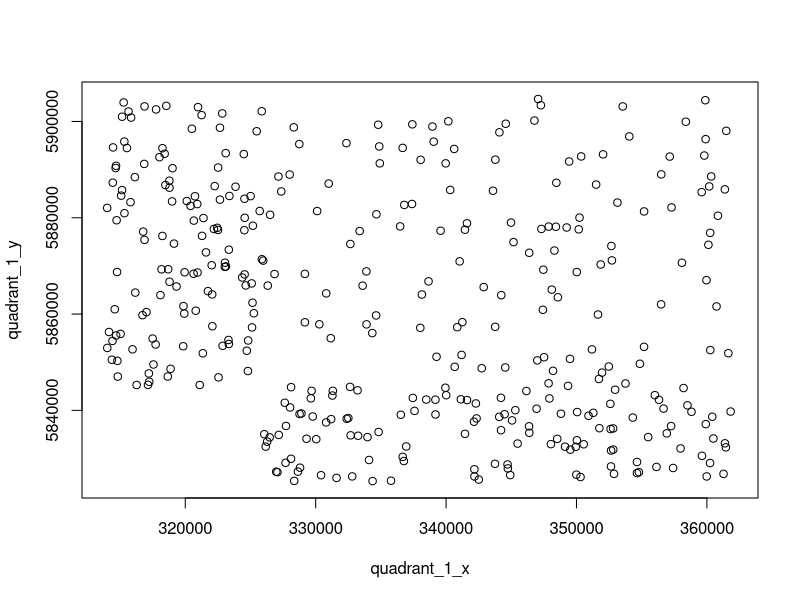

Write R code to recreate this figure. (Note: this script raises an error after producing the figure.)
# Create new sites so we can run monitoring regime with only 5 years and 500 sites 
x_0 <- 314000 # x_min of coords 
x_1 <- 326000 # x_med of coords
x_2 <- 362000 # x_max of coords

y_0 <- 5825000 # y_min of coords
y_1 <- 5845000 # y_med of coords
y_2 <- 5905000 # y_max of coords

# Generate 375 points in the 3 quadrants surrounding the original sites (to arrive a total of 500 sites)
quadrant_1_x <- sample(x_1:x_2,125)
quadrant_1_y <- sample(y_0:y_1,125)
quadrant_2_x <- sample(x_1:x_2,125)
quadrant_2_y <- sample(y_1:y_2,125)
quadrant_3_x <- sample(x_0:x_1,125)
quadrant_3_y <- sample(y_1:y_2,125)

plot(quadrant_1_x,quadrant_1_y, xlim=c(314000,362000), ylim=c(5825000,5905000))
points(quadrant_2_x,quadrant_2_y)
points(quadrant_3_x,quadrant_3_y)

# Read in the original 125 sites
original_sites <- new_coords_matrix[1:125,] # !! run file "00_125_sites_create_new_coords_and_distance_matrix.R"first
original_sites_x <- original_sites[,1]
original_sites_y <- original_sites[,2]
points(original_sites_x,original_sites_y)

# Create new matrix with coordinates of all 500 sites
coords_500_sites <- matrix(NA, nrow=500, ncol=2)
coords_500_sites[1:125, ] <- new_coords_matrix[1:125,]
coords_500_sites[126:250, 1] <- quadrant_1_x
coords_500_sites[126:250, 2] <- quadrant_1_y
coords_500_sites[251:375, 1] <- quadrant_2_x
coords_500_sites[251:375, 2] <- quadrant_2_y
coords_500_sites[376:500, 1] <- quadrant_3_x
coords_500_sites[376:500, 2] <- quadrant_3_y
coords_500_sites

# Calculate pairwise distance between all coordinates
distance_matrix_500_sites <-as.matrix(dist(coords_500_sites, upper = TRUE))
diag(distance_matrix_500_sites) <- 10
distance_matrix_500_sites <- 10*(round(distance_matrix_500_sites/10)) # to increment distances by 10
distance_matrix_500_sites
cat(distance_matrix_500_sites, file="00_500_sites_distance_matrix.txt", sep=",")
